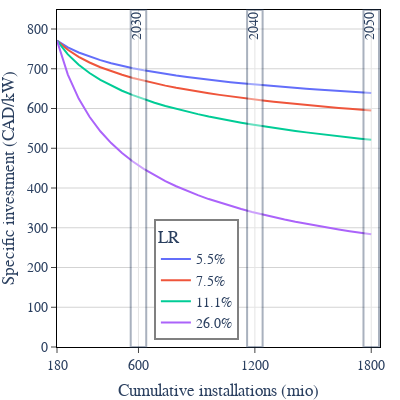

The notebook cell saved with this chart:
### Code cell
global_installed_hps = [
    # 180, 600, 1800 # IEA global net zero (millions of installed heat pump)
    180,  
    600, 
    1800 
]
heat_pump_installations = np.linspace(global_installed_hps[0], global_installed_hps[-1], 30)

hp_price_0 = 770.751 # price at 2020


def price_reduction(x, lr, p0=1):
    b = -np.log((1 - lr / 100)) / np.log(2)
    return p0 * x**-b


def lr_based_cost_factors(x, lr, p0=1):
    # sets first (2020) data point to 1
    price_factors = price_reduction(x, lr, p0)
    return price_factors / list(price_factors)[0]


future_prices = np.array(
    [lr_based_cost_factors(heat_pump_installations, lr, p0=hp_price_0) for lr in lrs]
).T * hp_price_0
future_prices = pd.DataFrame(
    future_prices,
    index=heat_pump_installations, #+ 180,
    columns=[f"{lr:.1f}%" for lr in lrs],
)
fig = px.line(future_prices)
fig.update_layout(
    yaxis_title="Specific investment (CAD/kW)",
    xaxis_title="Cumulative installations (mio)",
    yaxis_range=(0, hp_price_0 * 1.1),
    width=400,
    height=400,
    xaxis=dict(
        tickmode="array",
        tickvals=[
            180,
            600,
            1200,
            1800,
        ],
        ticktext=[
            180,
            600,
            1200,
            1800,
        ],
    ),
    font=dict(family="cm", size=14),
)
fig = sciencify_plotly_fig(fig)
fig.add_vrect(
    560,
    640,
    annotation=dict(text="2030", textangle=-90),
    fillcolor="#ffffff",
    opacity=0.4,
)
fig.add_vrect(
    1160,
    1240,
    annotation=dict(text="2040", textangle=-90),
    fillcolor="#ffffff",
    opacity=0.4,
)
fig.add_vrect(
    1760,
    1840,
    annotation=dict(text="2050", textangle=-90),
    fillcolor="#ffffff",
    opacity=0.4,
)


fig.update_layout(
    legend=dict(
        title="LR",
        x=0.3,
        y=0.02,
        bordercolor="gray",
        borderwidth=2,
        # font=dict(size=20)
    ),
    margin={"r": 20, "t": 10, "b": 0, "l": 0},
)
# import plotly.io as pio
fig.write_image("figures/heat_pump_cost_projections.pdf")
fig.write_image("figures/heat_pump_cost_projections.svg")
fig

### Figure 1 — Plotly figure (JSON) as saved in the notebook; plotly's stock layout.template omitted (floating-point values rounded to 4 significant figures)
{"data": [{"hovertemplate": "variable=5.5%<br>index=%{x}<br>value=%{y}<extra></extra>", "legendgroup": "5.5%", "line": {"color": "#636efa", "dash": "solid"}, "marker": {"symbol": "circle"}, "mode": "lines", "name": "5.5%", "orientation": "v", "showlegend": true, "type": "scatter", "x": [180, 235.9, 291.7, 347.6, 403.4, 459.3, 515.2, 571.0, 626.9, 682.8, 738.6, 794.5, 850.3, 906.2, 962.1, 1018.0, 1074.0, 1130.0, 1186.0, 1241.0, 1297.0, 1353.0, 1409.0, 1465.0, 1521.0, 1577.0, 1632.0, 1688.0, 1744.0, 1800], "xaxis": "x", "y": [770.8, 753.9, 741.0, 730.4, 721.6, 714.0, 707.4, 701.4, 696.1, 691.3, 686.9, 682.8, 679.0, 675.5, 672.2, 669.1, 666.2, 663.5, 660.8, 658.4, 656.0, 653.8, 651.6, 649.5, 647.6, 645.7, 643.8, 642.1, 640.4, 638.7], "yaxis": "y"}, {"hovertemplate": "variable=7.5%<br>index=%{x}<br>value=%{y}<extra></extra>", "legendgroup": "7.5%", "line": {"color": "#EF553B", "dash": "solid"}, "marker": {"symbol": "circle"}, "mode": "lines", "name": "7.5%", "orientation": "v", "showlegend": true, "type": "scatter", "x": [180, 235.9, 291.7, 347.6, 403.4, 459.3, 515.2, 571.0, 626.9, 682.8, 738.6, 794.5, 850.3, 906.2, 962.1, 1018.0, 1074.0, 1130.0, 1186.0, 1241.0, 1297.0, 1353.0, 1409.0, 1465.0, 1521.0, 1577.0, 1632.0, 1688.0, 1744.0, 1800], "xaxis": "x", "y": [770.8, 747.7, 730.0, 715.8, 703.9, 693.7, 684.8, 676.9, 669.8, 663.4, 657.6, 652.2, 647.2, 642.6, 638.3, 634.3, 630.5, 626.9, 623.5, 620.3, 617.2, 614.3, 611.5, 608.8, 606.3, 603.8, 601.5, 599.2, 597.0, 594.9], "yaxis": "y"}, {"hovertemplate": "variable=11.1%<br>index=%{x}<br>value=%{y}<extra></extra>", "legendgroup": "11.1%", "line": {"color": "#00cc96", "dash": "solid"}, "marker": {"symbol": "circle"}, "mode": "lines", "name": "11.1%", "orientation": "v", "showlegend": true, "type": "scatter", "x": [180, 235.9, 291.7, 347.6, 403.4, 459.3, 515.2, 571.0, 626.9, 682.8, 738.6, 794.5, 850.3, 906.2, 962.1, 1018.0, 1074.0, 1130.0, 1186.0, 1241.0, 1297.0, 1353.0, 1409.0, 1465.0, 1521.0, 1577.0, 1632.0, 1688.0, 1744.0, 1800], "xaxis": "x", "y": [770.8, 736.2, 710.1, 689.3, 672.1, 657.4, 644.8, 633.6, 623.6, 614.7, 606.5, 599.0, 592.2, 585.8, 579.9, 574.4, 569.2, 564.3, 559.7, 555.3, 551.2, 547.3, 543.5, 540.0, 536.5, 533.3, 530.1, 527.1, 524.2, 521.4], "yaxis": "y"}, {"hovertemplate": "variable=26.0%<br>index=%{x}<br>value=%{y}<extra></extra>", "legendgroup": "26.0%", "line": {"color": "#ab63fa", "dash": "solid"}, "marker": {"symbol": "circle"}, "mode": "lines", "name": "26.0%", "orientation": "v", "showlegend": true, "type": "scatter", "x": [180, 235.9, 291.7, 347.6, 403.4, 459.3, 515.2, 571.0, 626.9, 682.8, 738.6, 794.5, 850.3, 906.2, 962.1, 1018.0, 1074.0, 1130.0, 1186.0, 1241.0, 1297.0, 1353.0, 1409.0, 1465.0, 1521.0, 1577.0, 1632.0, 1688.0, 1744.0, 1800], "xaxis": "x", "y": [770.8, 685.4, 624.9, 579.1, 542.8, 513.1, 488.1, 466.8, 448.2, 431.9, 417.4, 404.4, 392.6, 381.9, 372.1, 363.1, 354.8, 347.1, 339.9, 333.1, 326.8, 320.9, 315.3, 310.0, 305.0, 300.3, 295.8, 291.5, 287.4, 283.5], "yaxis": "y"}], "layout": {"annotations": [{"showarrow": false, "text": "2030", "textangle": -90, "x": 640, "xanchor": "right", "xref": "x", "y": 1, "yanchor": "top", "yref": "y domain"}, {"showarrow": false, "text": "2040", "textangle": -90, "x": 1240, "xanchor": "right", "xref": "x", "y": 1, "yanchor": "top", "yref": "y domain"}, {"showarrow": false, "text": "2050", "textangle": -90, "x": 1840, "xanchor": "right", "xref": "x", "y": 1, "yanchor": "top", "yref": "y domain"}], "font": {"family": "cm", "size": 14}, "height": 400, "legend": {"bordercolor": "gray", "borderwidth": 2, "title": {"text": "LR"}, "tracegroupgap": 0, "x": 0.3, "y": 0.02}, "margin": {"b": 0, "l": 0, "r": 20, "t": 10}, "plot_bgcolor": "white", "shapes": [{"fillcolor": "#ffffff", "opacity": 0.4, "type": "rect", "x0": 560, "x1": 640, "xref": "x", "y0": 0, "y1": 1, "yref": "y domain"}, {"fillcolor": "#ffffff", "opacity": 0.4, "type": "rect", "x0": 1160, "x1": 1240, "xref": "x", "y0": 0, "y1": 1, "yref": "y domain"}, {"fillcolor": "#ffffff", "opacity": 0.4, "type": "rect", "x0": 1760, "x1": 1840, "xref": "x", "y0": 0, "y1": 1, "yref": "y domain"}], "width": 400, "xaxis": {"anchor": "y", "domain": [0, 1], "gridcolor": "lightgrey", "linecolor": "black", "mirror": true, "showline": true, "tickmode": "array", "ticks": "outside", "ticktext": [180, 600, 1200, 1800], "tickvals": [180, 600, 1200, 1800], "title": {"text": "Cumulative installations (mio)"}}, "yaxis": {"anchor": "x", "domain": [0, 1], "gridcolor": "lightgrey", "linecolor": "black", "mirror": true, "range": [0, 847.8], "showline": true, "ticks": "outside", "title": {"text": "Specific investment (CAD/kW)"}}}}
